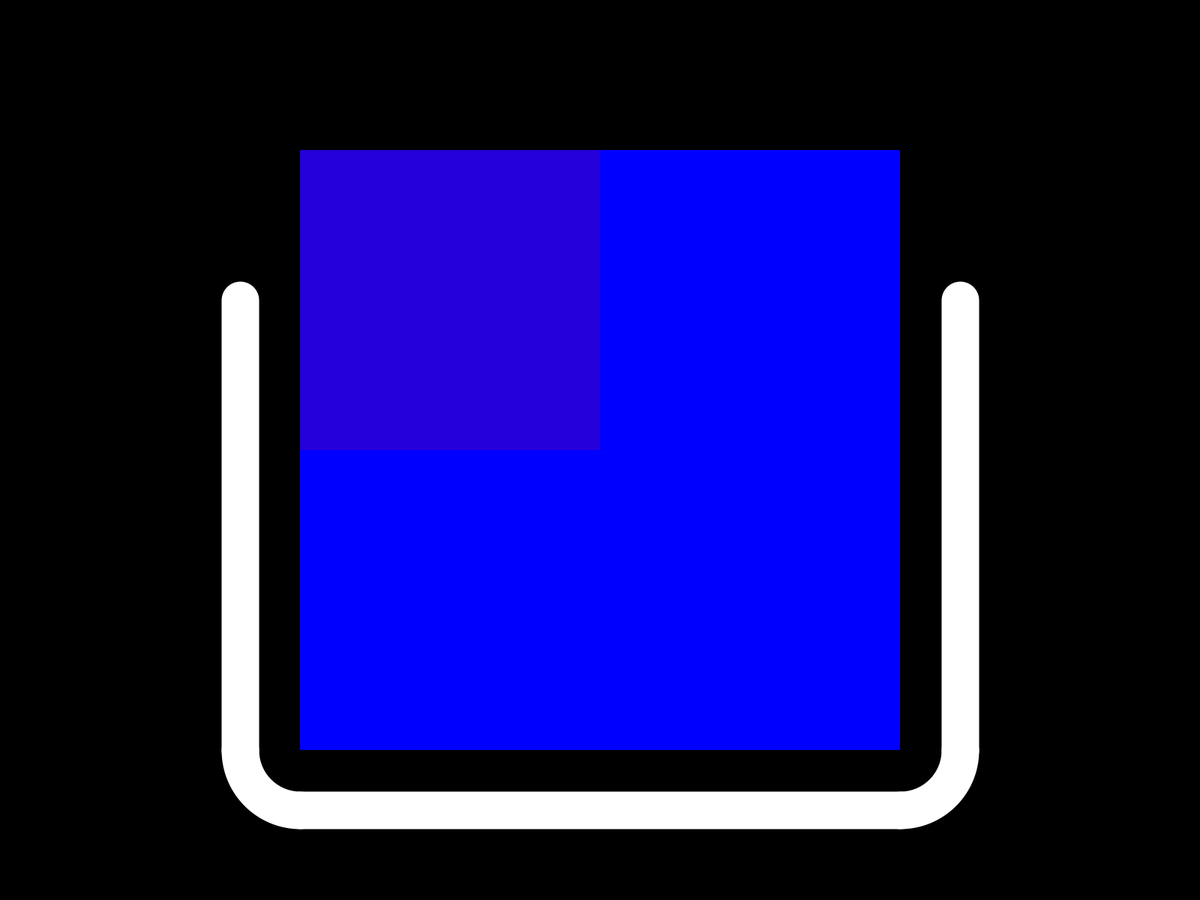
Frame 1 (no input)
Frame 60 (the mouse pressed at the canvas centre just before this capture): identical to frame 1, image omitted
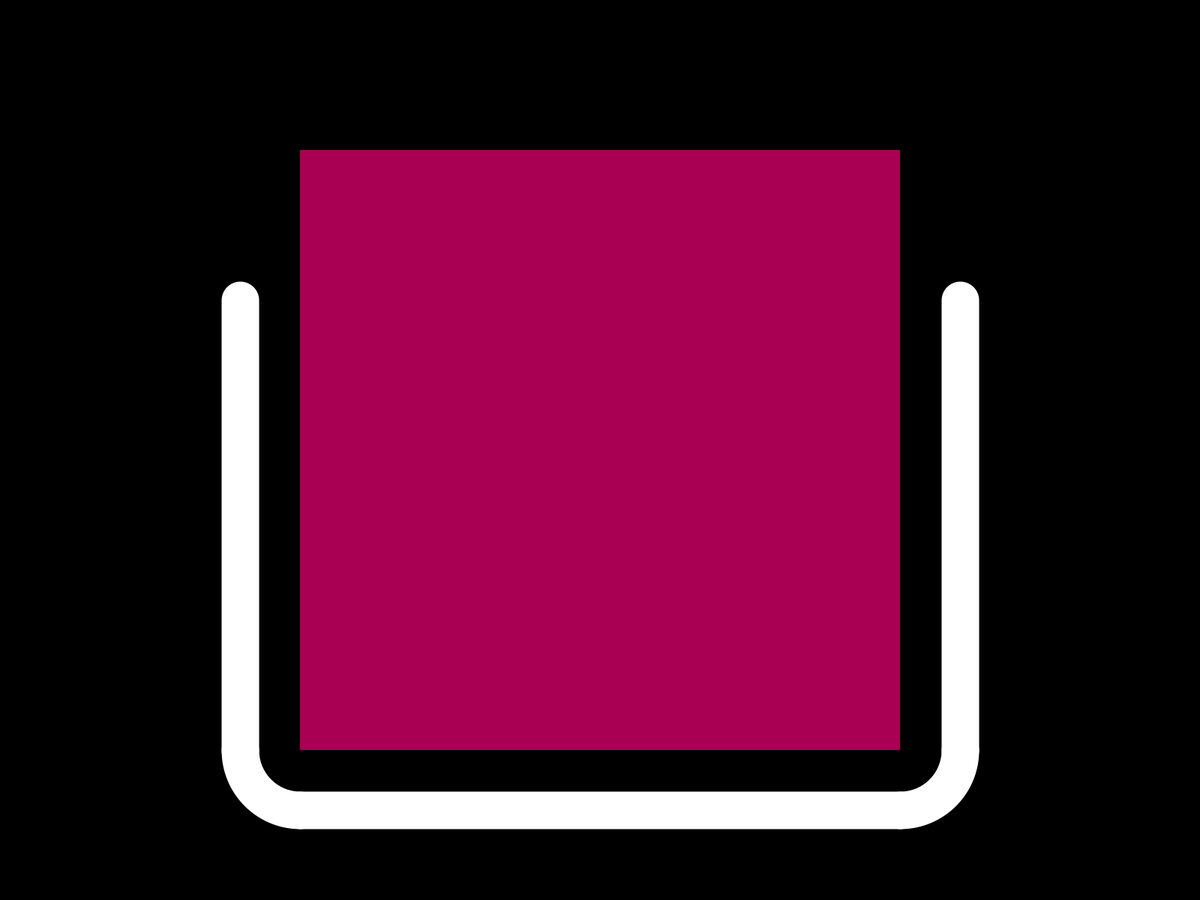
Frame 120 (the mouse held since frame 60 and released just before this capture)

The Processing sketch that drew these frames (run headless with seeded random() and noise(); from frame 60 on, the mouse is pressed at the canvas centre):

// Processing sketch: Project2_visualization
// ── Project2_visualization.pde

String sensors;
float [] sensorval;
String[] splitsensor;
//int sensors;

void setup(){
    fullScreen();
    background(255);
    rectMode(CENTER);

}


void draw(){


    color white = color(255,255,255);

    float X = mouseX;            
    float Y = mouseY;
    

      

    
    float LEDsize = height/3;
    float left = width/2 - 0.5*LEDsize;
    float right = width/2 + 0.5*LEDsize;
    
    float upper = height/2 - 0.5*LEDsize;
    float down = height/2 + 0.5*LEDsize;
    

    float maxSize = 255;
    float scale = 0.3;
    color LeftUpper = color(maxSize - scale*dist(X, Y, left, upper), 0, scale*dist(X, Y, left, upper));
    color LeftDown = color(maxSize - scale*dist(X, Y, left, down), 0, scale*dist(X, Y, left, down));
    color RightUpper = color(maxSize - scale*dist(X, Y, right, upper), 0, scale*dist(X, Y, right, upper));
    color RightDown = color(maxSize - scale*dist(X, Y, right, down), 0, scale*dist(X, Y, right, down));
    
    background(0);                  
    
    noStroke();
    fill(LeftUpper);
    rect(left, upper, LEDsize, LEDsize);
    fill(LeftDown);
    rect(left, down, LEDsize, LEDsize);

    fill(RightUpper);
    rect(right, upper, LEDsize, LEDsize);
    fill(RightDown);
    rect(right, down, LEDsize, LEDsize);
    
   
   
   noFill();
   stroke(255);
   strokeWeight(50);
   strokeCap(ROUND);
   line(width/2-6*LEDsize/5, height/3, width/2-6*LEDsize/5, down+LEDsize/2);
   arc(left-LEDsize/2, down+LEDsize/2, 2*( (left-LEDsize/2)-(width/2-6*LEDsize/5)), 2*((left-LEDsize/2)-(width/2-6*LEDsize/5)), HALF_PI, PI);
   line(left-LEDsize/2, height/2+6*LEDsize/5, right+LEDsize/2, height/2+6*LEDsize/5);
   arc(right+LEDsize/2, down+LEDsize/2, 2*( (left-LEDsize/2)-(width/2-6*LEDsize/5)), 2*((left-LEDsize/2)-(width/2-6*LEDsize/5)), 0, HALF_PI);
   line(width/2+6*LEDsize/5, height/3, width/2+6*LEDsize/5, down+LEDsize/2);
   
}
